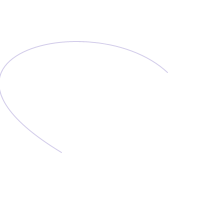
Frame 1 (no input)
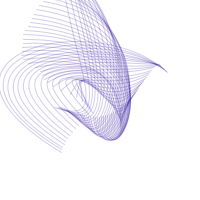
Frame 60 (the mouse pressed at the canvas centre just before this capture)
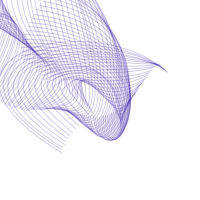
Frame 120 (the mouse held since frame 60 and released just before this capture)

The Processing sketch that drew these frames (run headless with seeded random() and noise(); from frame 60 on, the mouse is pressed at the canvas centre):

// Processing sketch: processing_82040
// ── processing_82040.pde

int t;

void setup()
{
size(200, 200);
background(255);
smooth();
}

void draw()
{
t+=10;
stroke(30, 0, 150, 50);
noFill();

float x1 = width*noise(0.00345*t-12);
float x2 = width*sin(0.00567*t-32);
float x3 = width*noise(0.001123*t-56);
float x4 = width*cos(0.00121*t-12);

float y1 = height*cos(0.0021*t-81);
float y2 = height*noise(0.00322*t-26);
float y3 = height*sin(0.0041*t-44);
float y4 = height*noise(0.001576*t-32);

bezier(x1, y1, x2, y2, x3, y3, x4, y4);
}
